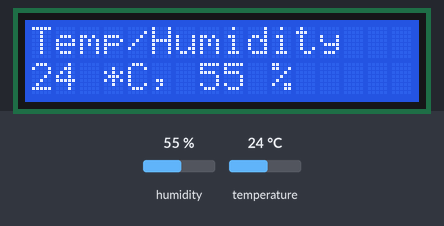
Bench run of a sketch on a simulated Arduino Uno, built with avr-gcc and run on an emulated ATmega328P. Parts: 16×2 character LCD. The test bench sets the inputs (shaded band); at power-on: humidity 55 %, temperature 24 °C. What the sketch prints to the serial monitor is not drawn.

Above: at 1.2 s.
1.3 s: humidity set to 22 %
At 2.5 s:
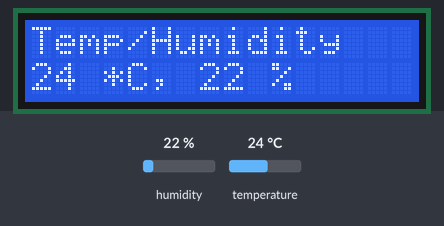
4.1 s: temperature set to 12 °C
At 4.7 s:
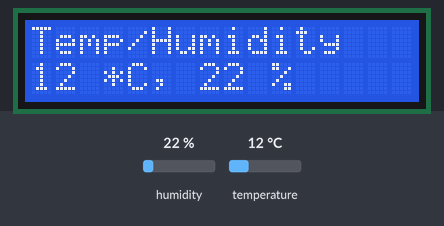
6.9 s: humidity set to 40 %
At 9.0 s:
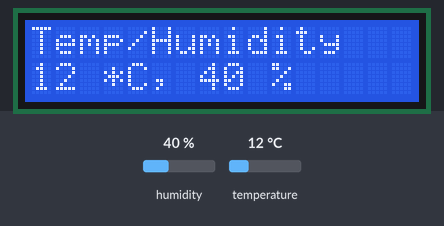
9.9 s: temperature set to 19 °C
At 11.2 s:
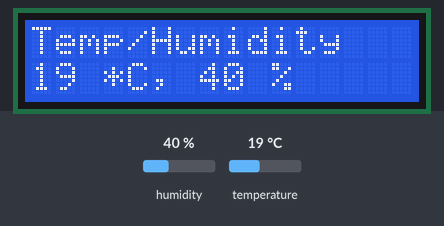
Timing chart, 0 to 12.9 s (numbered marks = the images above; inputs shaded):
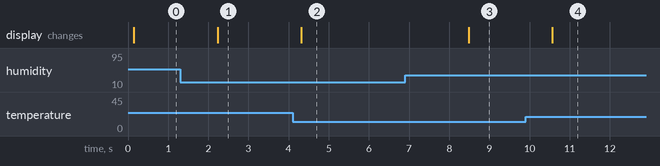

Measured:
- after the input at 1.3 s, the display: changes after 0.93 s (image 1)
- after the input at 4.1 s, the display: changes after 0.21 s (image 2)
- after the input at 6.9 s, the display: changes after 1.6 s (image 3)
- after the input at 9.9 s, the display: changes after 0.66 s (image 4)

The sketch:

humidity_reader.ino
```cpp
#include <SimpleDHT.h>
#include <LiquidCrystal.h>

// for DHT11,
//      VCC: 5V or 3V
//      GND: GND
//      DATA: 2
int pinDHT11 = 2;
SimpleDHT11 dht11;

// initialize the library with the numbers of the interface pins
LiquidCrystal lcd(7, 8, 9, 10, 11, 12);

String tempSeparator = " *C, ";
String humiditySeparator = " %";

void setup() {
  Serial.begin(9600);

   // set up the LCD's number of columns and rows:
  lcd.begin(16, 2);
  // Print a message to the LCD.
  lcd.print("Temp/Humidity");
}

void loop() {
  // start working...
  Serial.println("=================================");
  Serial.println("Sample DHT11...");

  // read with raw sample data.
  byte temperature = 0;
  byte humidity = 0;
  byte data[40] = {0};
  if (dht11.read(pinDHT11, &temperature, &humidity, data)) {
    Serial.print("Read DHT11 failed");
    return;
  }

  Serial.print("Sample RAW Bits: ");
  for (int i = 0; i < 40; i++) {
    Serial.print((int)data[i]);
    if (i > 0 && ((i + 1) % 4) == 0) {
      Serial.print(' ');
    }
  }
  Serial.println("");

  Serial.print("Sample OK: ");

  // set the cursor to column 0, line 1
  // (note: line 1 is the second row, since counting begins with 0):
  lcd.setCursor(0, 1);

  // prints the temperatute and humidity
  lcd.print(temperature + tempSeparator + humidity + humiditySeparator);

  Serial.print((int)temperature); Serial.print(tempSeparator);
  Serial.print((int)humidity); Serial.println(humiditySeparator);

  // DHT11 sampling rate is 1HZ.
  delay(2000);
}
```
